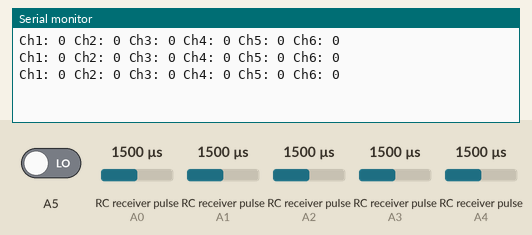
The sketch below on a simulated Arduino Uno, built with avr-gcc and run on an emulated ATmega328P. Parts: the last lines printed to the serial monitor. Wiring (inferred from the names in the program): 5 × RC receiver channel: data A0 / data A1 / data A2 / data A3 / data A4. Inputs (shaded band) come from the test bench; at power-on: RC receiver pulse (sensors on A0, A1, A2, A3, A4) 1500 µs, A5 LOW.

Above: at 1.2 s.
1.3 s: RC receiver pulse (sensor on A0) set to 1020 µs
At 2.1 s:
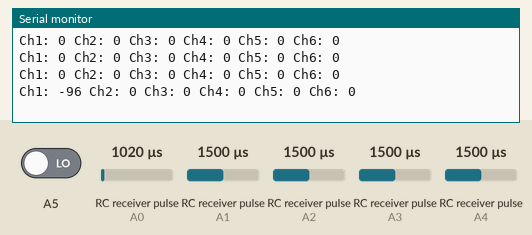
2.8 s: RC receiver pulse (sensor on A1) set to 1020 µs
At 3.3 s:
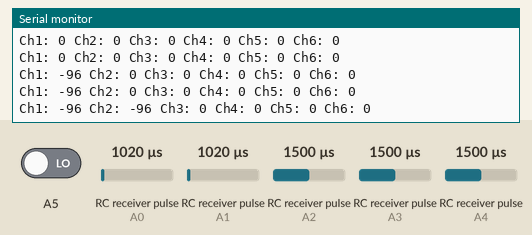
4.3 s: RC receiver pulse (sensor on A2) set to 1020 µs
At 5.0 s:
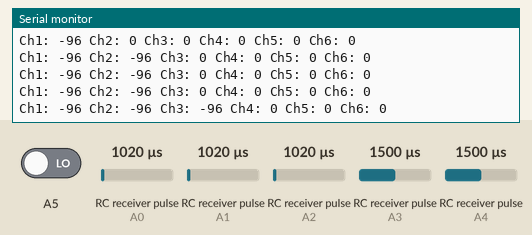
5.8 s: RC receiver pulse (sensor on A3) set to 1020 µs
At 5.8 s:
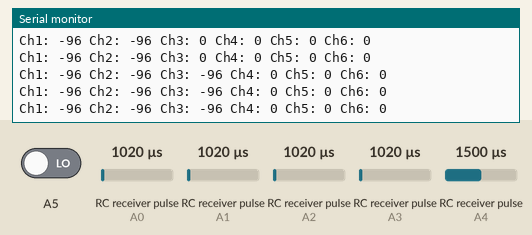
7.3 s: RC receiver pulse (sensor on A4) set to 1750 µs
At 7.8 s:
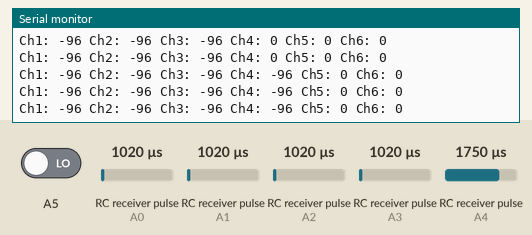
8.8 s: RC receiver pulse (sensor on A0) set to 1250 µs
At 9.4 s:
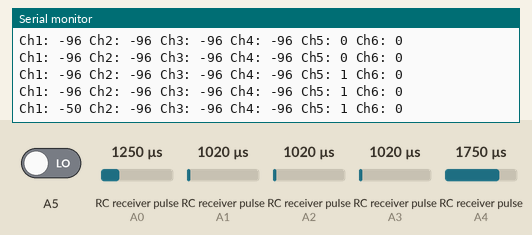
Timing chart, 0 to 11.3 s (numbered marks = the images above; inputs shaded):
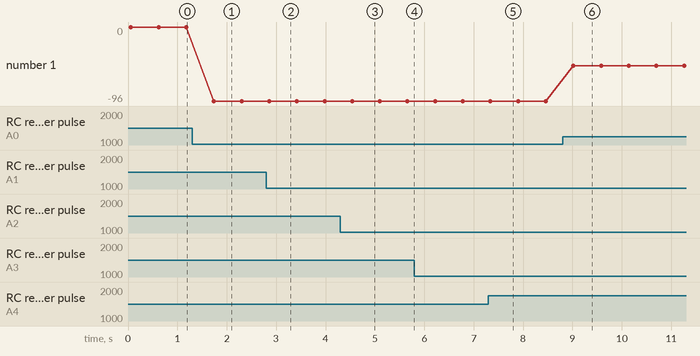

The sketch:

fs-ia6b_test.ino
```cpp
/**
 * Standalone test for the FlySky FS i6x transmitter and FS-IA6B 6-channel receiver.
 *
 * Note: Channel 5 mapped to SWD (must be enabled in Settings in the transmitter)
 *       Channel 6 mapped to VRA
 * Adapted from https://medium.com/@werneckpaiva/how-to-read-rc-receiver-signal-with-arduino-54e0447f6c3f
 */

#define CH1 A0
#define CH2 A1
#define CH3 A2
#define CH4 A3
#define CH5 A4
#define CH6 A5

// Read the number of a given channel and convert to the range provided.
// If the channel is off, return the default value
int readChannel(int channelInput, int minLimit, int maxLimit, int defaultValue){
  int ch = pulseIn(channelInput, HIGH, 30000);
  if (ch < 100) return defaultValue;
  return map(ch, 1000, 2000, minLimit, maxLimit);
}

// Read the channel and return a boolean value
bool readSwitch(byte channelInput, bool defaultValue){
  int intDefaultValue = (defaultValue)? 100: 0;
  int ch = readChannel(channelInput, 0, 100, intDefaultValue);
  return (ch > 50);
}

void setup(){
  Serial.begin(115200);
  pinMode(CH1, INPUT);
  pinMode(CH2, INPUT);
  pinMode(CH3, INPUT);
  pinMode(CH4, INPUT);
  pinMode(CH5, INPUT);
  pinMode(CH5, INPUT);
}

int ch1Value, ch2Value, ch3Value, ch4Value, ch6Value;
bool ch5Value;

void loop() {
  ch1Value = readChannel(CH1, -100, 100, 0);
  ch2Value = readChannel(CH2, -100, 100, 0);
  ch3Value = readChannel(CH3, -100, 100, -100);
  ch4Value = readChannel(CH4, -100, 100, 0);
  ch5Value = readSwitch(CH5, false);
  ch6Value = readChannel(CH6, -100, 100, 0);

  Serial.print("Ch1: ");
  Serial.print(ch1Value);
  Serial.print(" Ch2: ");
  Serial.print(ch2Value);
  Serial.print(" Ch3: ");
  Serial.print(ch3Value);
  Serial.print(" Ch4: ");
  Serial.print(ch4Value);
  Serial.print(" Ch5: ");
  Serial.print(ch5Value);
  Serial.print(" Ch6: ");
  Serial.println(ch6Value);
  delay(500);
}
```

Measured:
- after the input at 1.3 s, the serial monitor: prints a new line after 0.44 s (image 1)
- after the input at 2.8 s, the serial monitor: prints a new line after 0.06 s (image 2)
- after the input at 4.3 s, the serial monitor: prints a new line after 0.24 s (image 3)
- after the input at 8.8 s, the serial monitor: prints a new line after 0.22 s (image 6)
- plotted number 1: 0 → -96 after the input at 1.3 s, -96 → -50 after the input at 8.8 s
